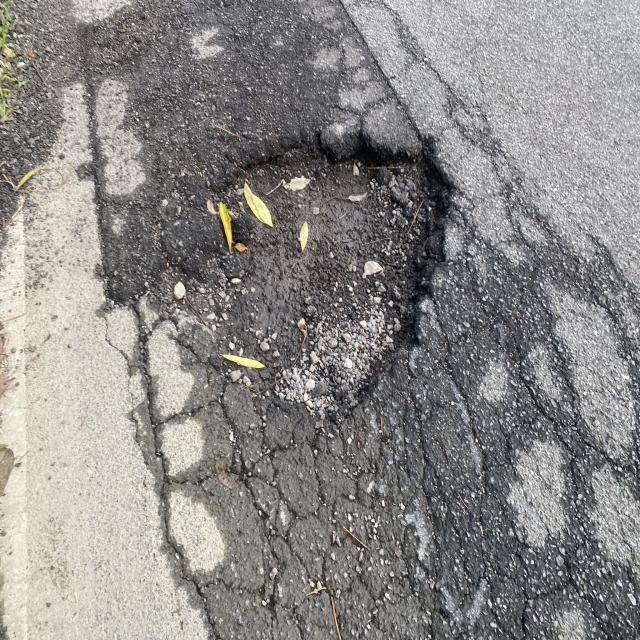
#> input picture pothole_combined/test/images/pothole_dataset_1_IMG_0291_JPEG.rf.fc0cbf43d306546977c5c670b15ff40b.jpg, 640 x 640 px, given in place of test_night.mp4, which was not available
$ python module2_glare.py
#> lines starting #> are read from the running program, lines starting #| are printed output that depends on the picture; after the words box and inside, x2 and y2 are one past the last pixel; in counts of white or black regions, pixels touching at a corner belong together; pictures that were not available may be replaced by others from this repository, and a replacement may not be noted
#> in run_glare_module, frame is the input picture: shape (640, 640, 3); mean B, G, R 135.1, 137.3, 139.4
import cv2
import numpy as np

VIDEO_PATH = "videos/test_night.mp4"

def detect_and_reduce_glare(frame):
    hsv = cv2.cvtColor(frame, cv2.COLOR_BGR2HSV)
#> hsv: shape (640, 640, 3); mean H, S, V 72.4, 15.8, 141.1

    # Mask 1 — pure white bright light
    lower1 = np.array([0, 0, 200])
    upper1 = np.array([180, 40, 255])
    mask1 = cv2.inRange(hsv, lower1, upper1)
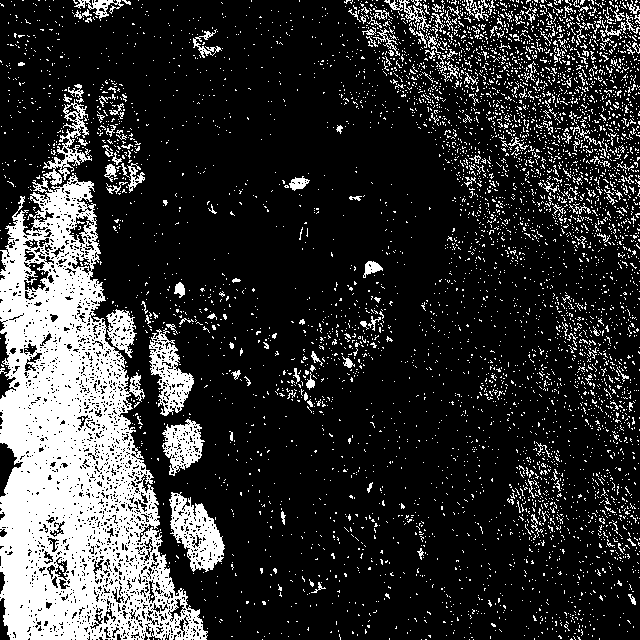
#> mask1: shape (640, 640); 19.7% white; 5621 white regions (5446 under 20 px), largest, box (x1, y1, x2, y2) and area: (0, 173, 208, 640) 48949, (169, 492, 225, 572) 2273, (149, 328, 194, 416) 1724

    # Mask 2 — yellowish white headlights
    lower2 = np.array([15, 30, 180])
    upper2 = np.array([35, 180, 255])
    mask2 = cv2.inRange(hsv, lower2, upper2)
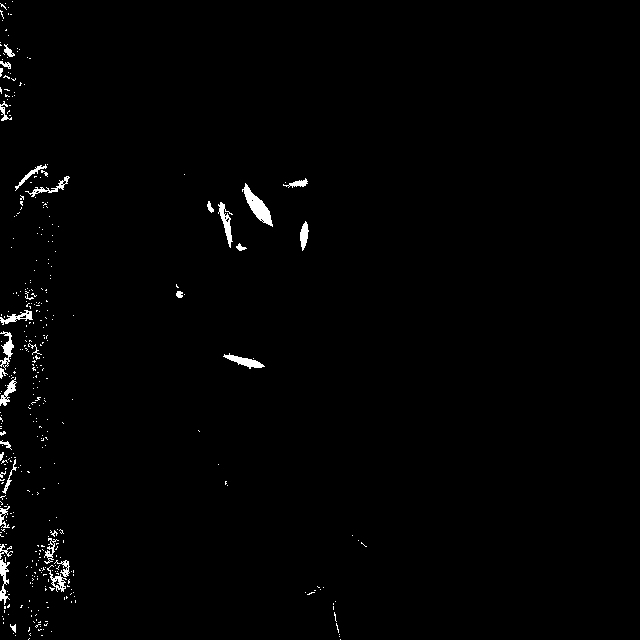
#> mask2: shape (640, 640); 1.1% white; 387 white regions (355 under 20 px), largest, box (x1, y1, x2, y2) and area: (242, 183, 273, 227) 486, (218, 202, 233, 248) 259, (223, 353, 265, 369) 257

    # Combine both masks
    glare_mask = cv2.bitwise_or(mask1, mask2)
#> glare_mask: shape (640, 640); 20.4% white; 5620 white regions (5436 under 20 px), largest, box (x1, y1, x2, y2) and area: (0, 99, 208, 640) 51461, (169, 492, 225, 572) 2273, (149, 328, 194, 416) 1724

    # Remove small noise
    kernel = np.ones((5, 5), np.uint8)
    glare_mask = cv2.morphologyEx(glare_mask, cv2.MORPH_OPEN, kernel)
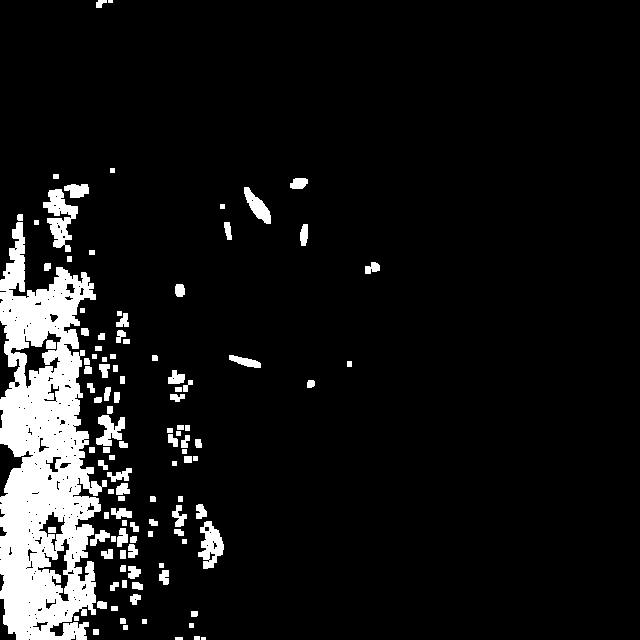
#> glare_mask: shape (640, 640); 8.9% white; 111 white regions (2 under 20 px), largest, box (x1, y1, x2, y2) and area: (0, 222, 107, 640) 26947, (43, 189, 78, 252) 1069, (198, 521, 224, 569) 713
    glare_mask = cv2.morphologyEx(glare_mask, cv2.MORPH_DILATE, kernel)
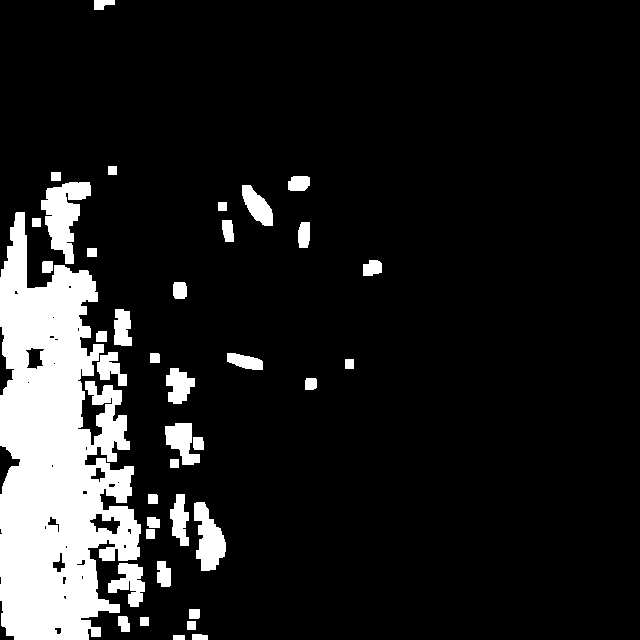
#> glare_mask: shape (640, 640); 12.4% white; 39 white regions

    # ✅ Gentle blend dimming — NOT blackout
    result = frame.copy()
    glare_area = result[glare_mask == 255].astype(np.float32)
    dimmed = glare_area * 0.4
    result[glare_mask == 255] = np.clip(dimmed, 0, 255).astype(np.uint8)
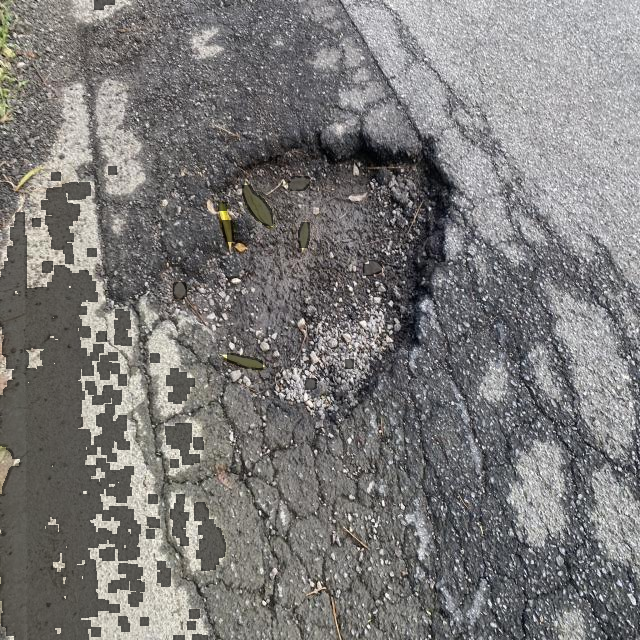
#> result: shape (640, 640, 3); 12.43% of pixels changed, all inside (x1, y1, x2, y2) = (0, 0, 382, 640)

    # Draw boxes only around real headlight sized glare
    contours, _ = cv2.findContours(
        glare_mask, cv2.RETR_EXTERNAL, cv2.CHAIN_APPROX_SIMPLE
    )
#> contours = 39 contours; largest, box (x1, y1, x2, y2) and area: (0, 212, 141, 640) 38022, (41, 182, 91, 264) 2016, (194, 502, 226, 571) 1272, (108, 563, 145, 607) 822, (165, 423, 200, 465) 789
    for cnt in contours:
        area = cv2.contourArea(cnt)
        if 800 < area < 50000:
            x, y, w, h = cv2.boundingRect(cnt)
            if w < 250 and h < 250:
                cv2.rectangle(result, (x, y), (x+w, y+h),
                              (0, 0, 255), 2)
                cv2.putText(result, "GLARE", (x, y - 6),
                            cv2.FONT_HERSHEY_SIMPLEX,
                            0.5, (0, 0, 255), 1)
#> this loop made 39 passes
#> (area, x, y, w, h) on passes 7, 11, 32, 35: (821.5, 108, 563, 37, 44), (1272.5, 194, 502, 32, 69), (38021.5, 0, 212, 141, 428), (2015.5, 41, 182, 50, 82)
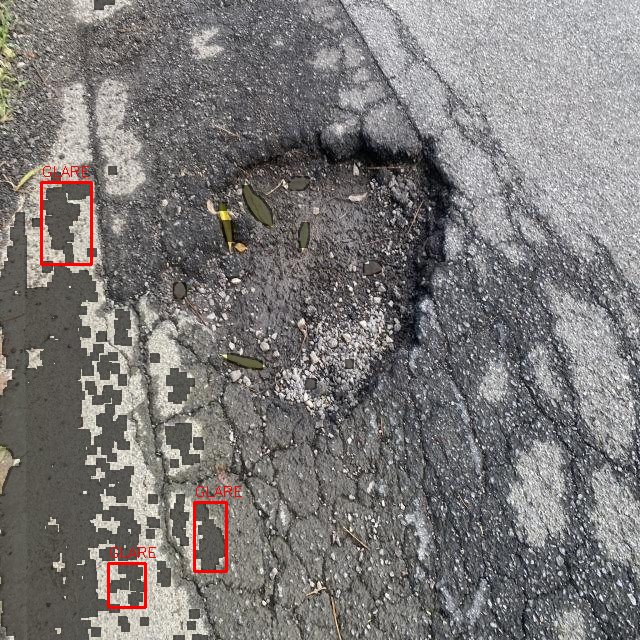
#> result: shape (640, 640, 3); 0.55% of pixels changed, all inside (x1, y1, x2, y2) = (40, 166, 242, 609)

    return result, glare_mask

def run_glare_module():
    cap = cv2.VideoCapture(VIDEO_PATH)

    if not cap.isOpened():
        print("ERROR: Could not open video.")
        return

    print("Module 2 running — Glare Detection & Reduction")
    print("Press Q to quit.")

    while True:
        ret, frame = cap.read()
        if not ret:
            cap.set(cv2.CAP_PROP_POS_FRAMES, 0)
            continue

        processed, mask = detect_and_reduce_glare(frame)

        combined = np.hstack((frame, processed))
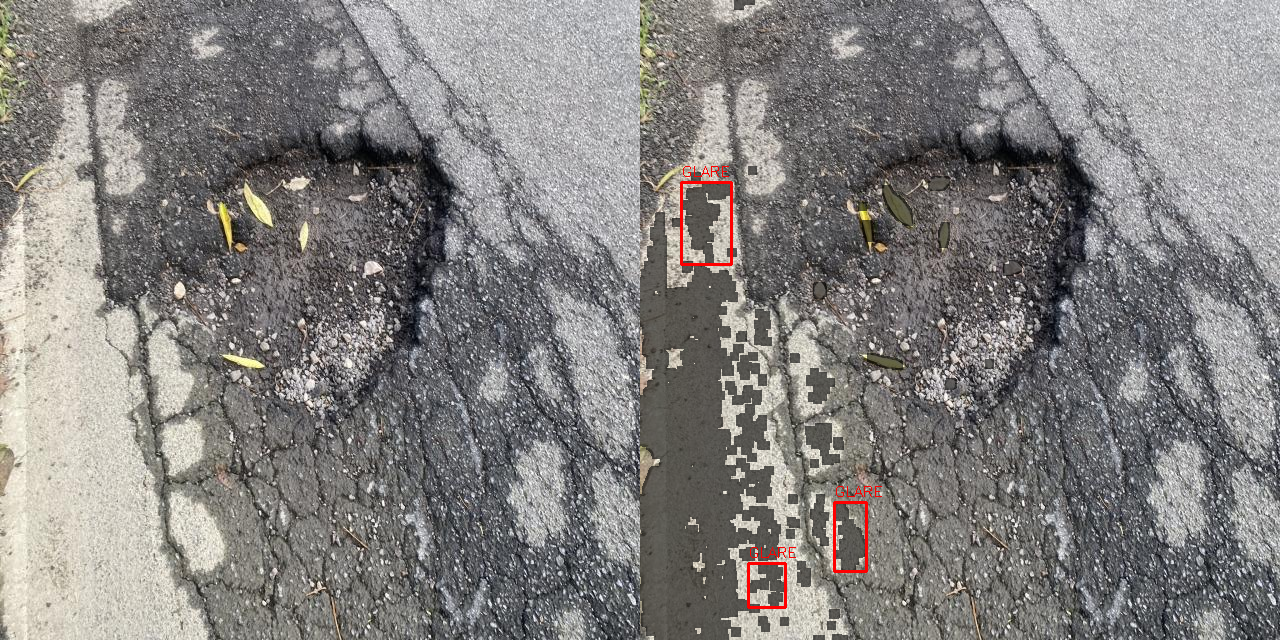
#> combined: shape (640, 1280, 3); mean B, G, R 127.4, 129.1, 131.6
        cv2.imshow("Original  |  Glare Reduced", combined)

        if cv2.waitKey(25) & 0xFF == ord('q'):
#> (key q is pressed here)
            break

    cap.release()
    cv2.destroyAllWindows()

if __name__ == "__main__":
    run_glare_module()

$ run again, on pothole_combined/test/images/pothole_dataset_1_IMG_0295_JPEG.rf.7756a97b3d5d078128e5ab67a73d16c5.jpg
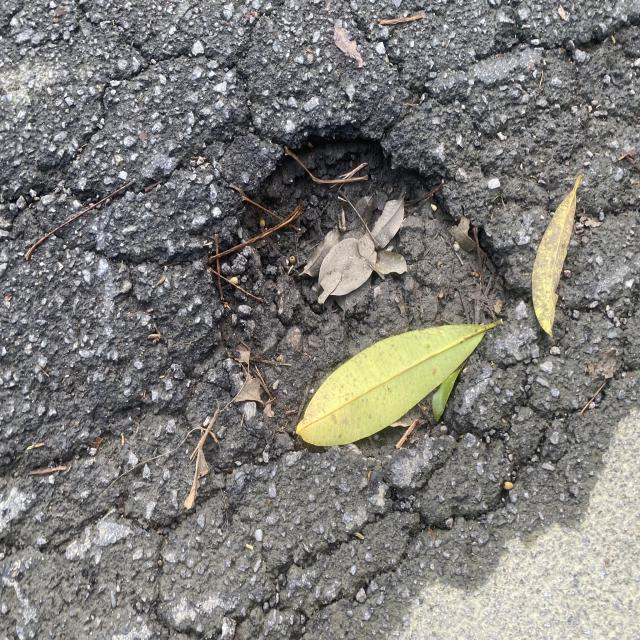
#> input picture pothole_combined/test/images/pothole_dataset_1_IMG_0295_JPEG.rf.7756a97b3d5d078128e5ab67a73d16c5.jpg, 640 x 640 px, given in place of test_night.mp4, which was not available
#> in run_glare_module, frame is the input picture: shape (640, 640, 3); mean B, G, R 120.8, 124.3, 125.9
#> hsv: shape (640, 640, 3); mean H, S, V 66.8, 19.4, 128.1
#> in detect_and_reduce_glare, `mask1 = cv2.inRange(hsv, lower1, upper1)`:
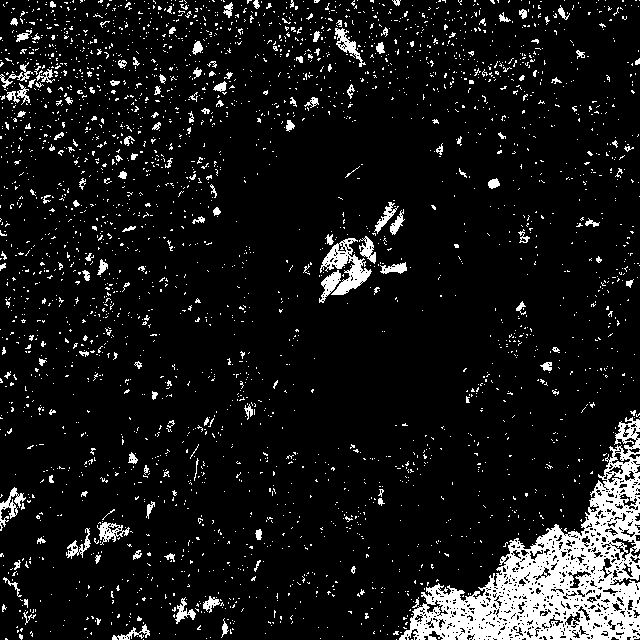
#> mask1: shape (640, 640); 9.1% white; 2996 white regions (2841 under 20 px), largest, box (x1, y1, x2, y2) and area: (399, 417, 640, 640) 18137, (320, 238, 372, 295) 1141, (0, 487, 26, 531) 353
#> mask2: shape (640, 640); 4% white; 164 white regions (149 under 20 px), largest, box (x1, y1, x2, y2) and area: (296, 323, 495, 446) 11744, (532, 175, 582, 337) 3176, (352, 240, 391, 274) 409
#> contours = 40 contours; largest, box (x1, y1, x2, y2) and area: (408, 480, 640, 640) 15806, (295, 323, 478, 448) 12616, (530, 189, 578, 334) 3683, (323, 235, 408, 297) 2451, (620, 455, 640, 477) 237
#> the loop in detect_and_reduce_glare, `for cnt in contours:` made 40 passes
#> (area, x, y, w, h) on passes 14, 21, 24, 28: (15806.5, 408, 480, 232, 160), (12616.5, 295, 323, 183, 125), (2451, 323, 235, 85, 62), (3683, 530, 189, 48, 145)
#> in run_glare_module, `combined = np.hstack((frame, processed))`:
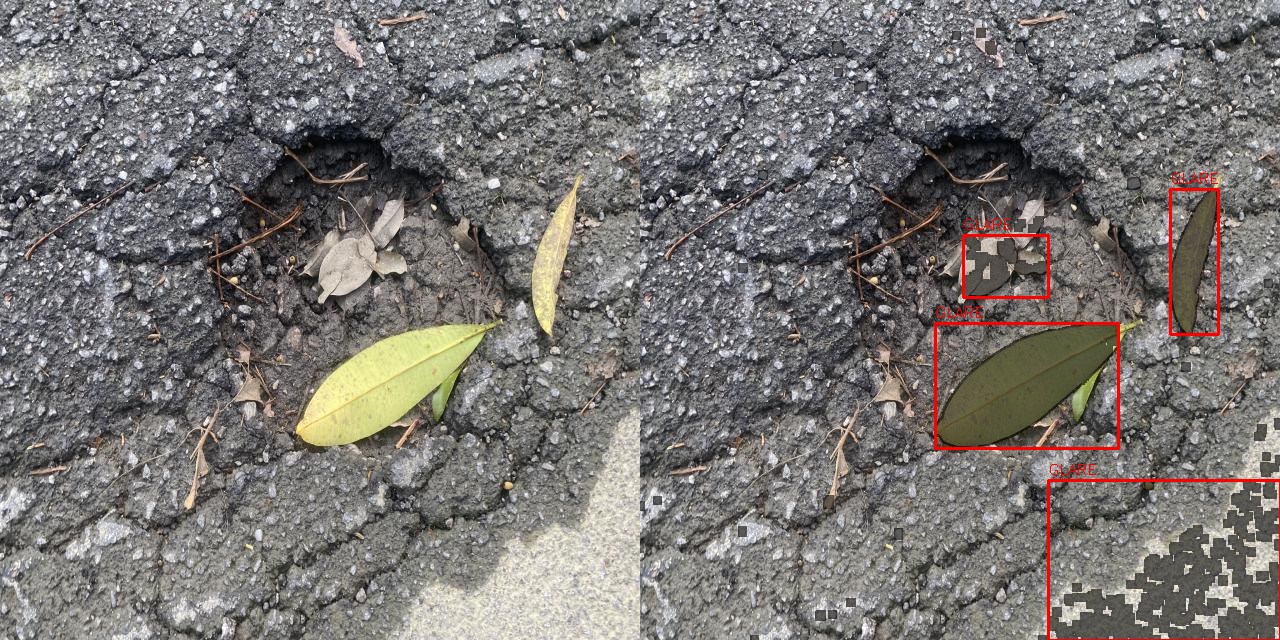
#> combined: shape (640, 1280, 3); mean B, G, R 115, 117.5, 120.8

$ run again, on pothole_combined/test/images/pothole_dataset_1_IMG_9722_JPEG.rf.9cd90f71e14d363e81d089818b22b6d2.jpg
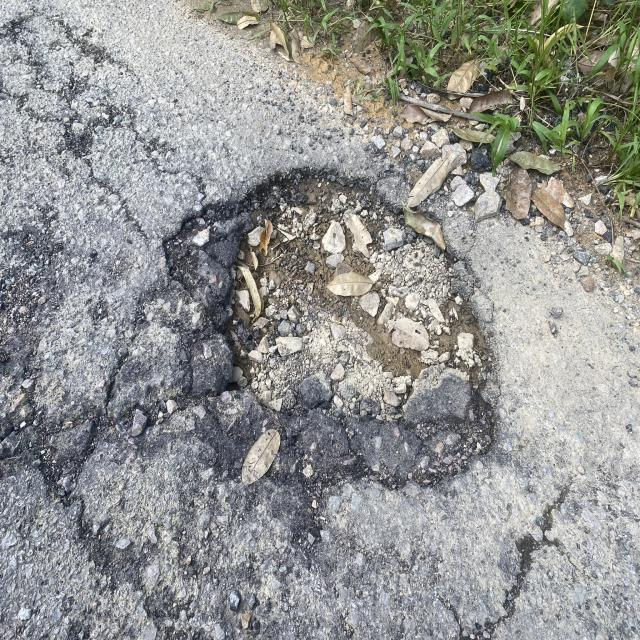
#> input picture pothole_combined/test/images/pothole_dataset_1_IMG_9722_JPEG.rf.9cd90f71e14d363e81d089818b22b6d2.jpg, 640 x 640 px, given in place of test_night.mp4, which was not available
#> in run_glare_module, frame is the input picture: shape (640, 640, 3); mean B, G, R 145.9, 148.1, 147.1
#> hsv: shape (640, 640, 3); mean H, S, V 75.2, 26, 153.2
#> in detect_and_reduce_glare, `mask1 = cv2.inRange(hsv, lower1, upper1)`:
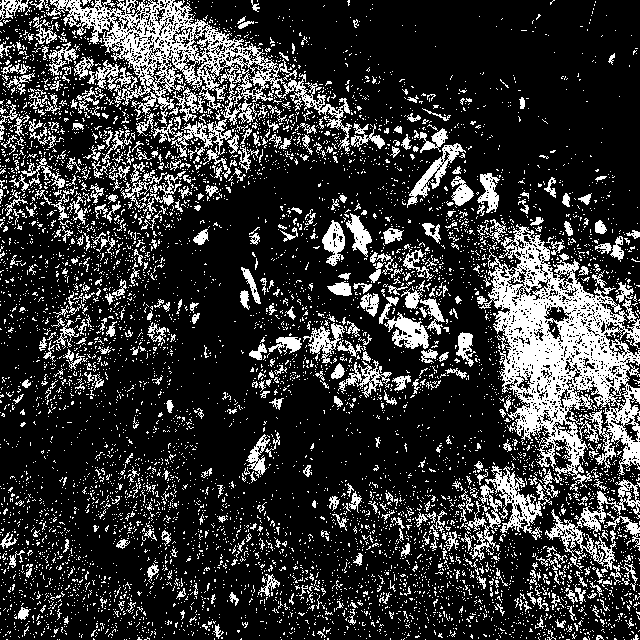
#> mask1: shape (640, 640); 21% white in thin lines or dots
#> mask2: shape (640, 640); 1.7% white; 712 white regions (668 under 20 px), largest, box (x1, y1, x2, y2) and area: (326, 270, 374, 295) 607, (297, 50, 341, 87) 603, (447, 63, 473, 93) 446
#> contours = 94 contours; largest, box (x1, y1, x2, y2) and area: (503, 321, 625, 403) 4340, (493, 275, 551, 339) 1794, (327, 270, 381, 298) 1038, (387, 316, 430, 350) 882, (410, 158, 449, 198) 756
#> the loop in detect_and_reduce_glare, `for cnt in contours:` made 94 passes
#> (area, x, y, w, h) on passes 33, 35, 44, 45: (4339.5, 503, 321, 122, 82), (882, 387, 316, 43, 34), (1794, 493, 275, 58, 64), (1037.5, 327, 270, 54, 28)
#> in run_glare_module, `combined = np.hstack((frame, processed))`:
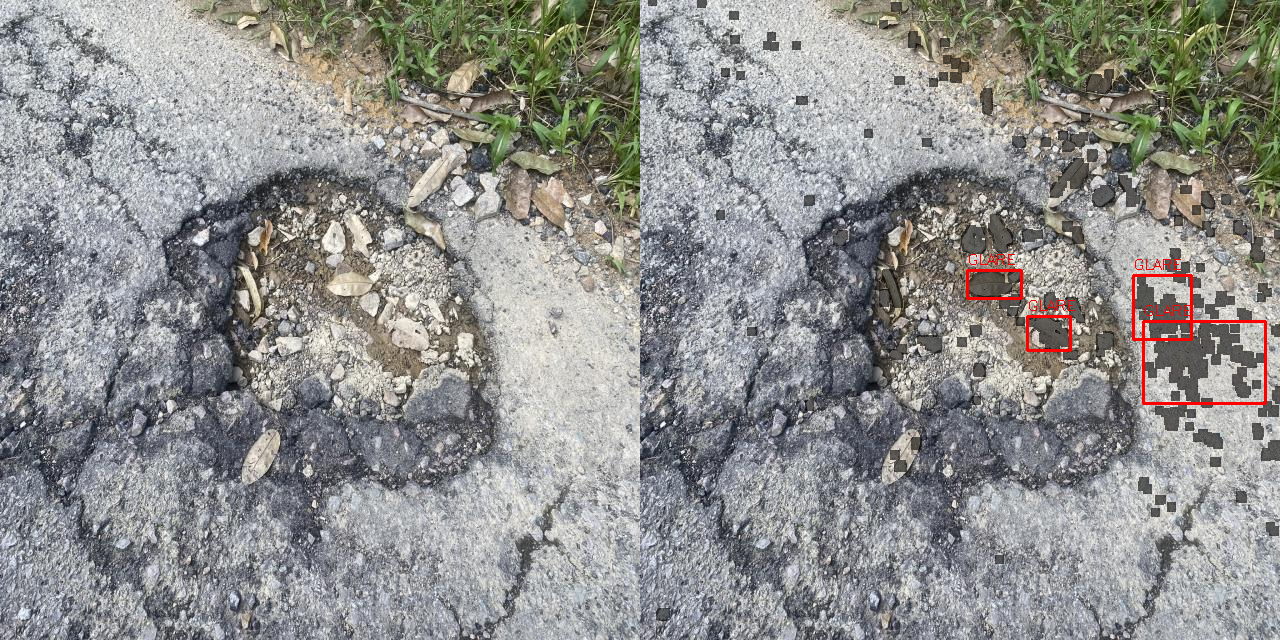
#> combined: shape (640, 1280, 3); mean B, G, R 141.6, 143.5, 143.5
